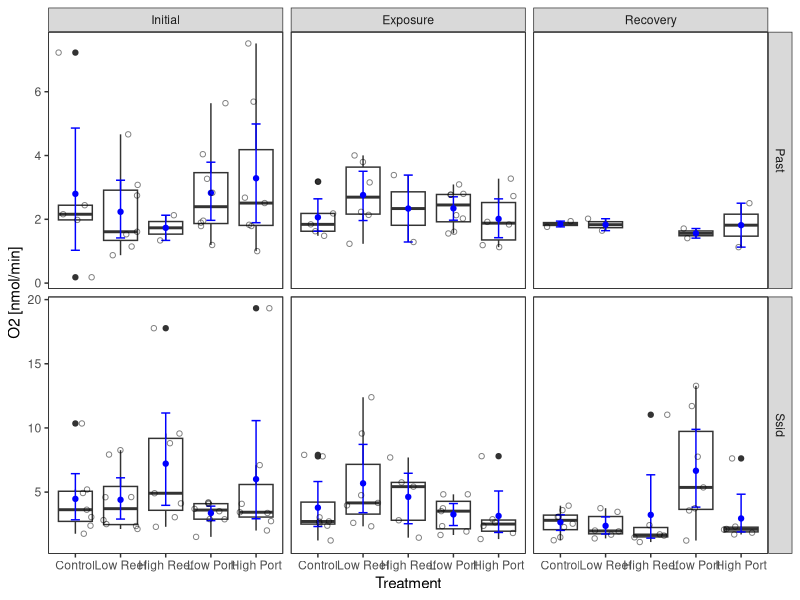
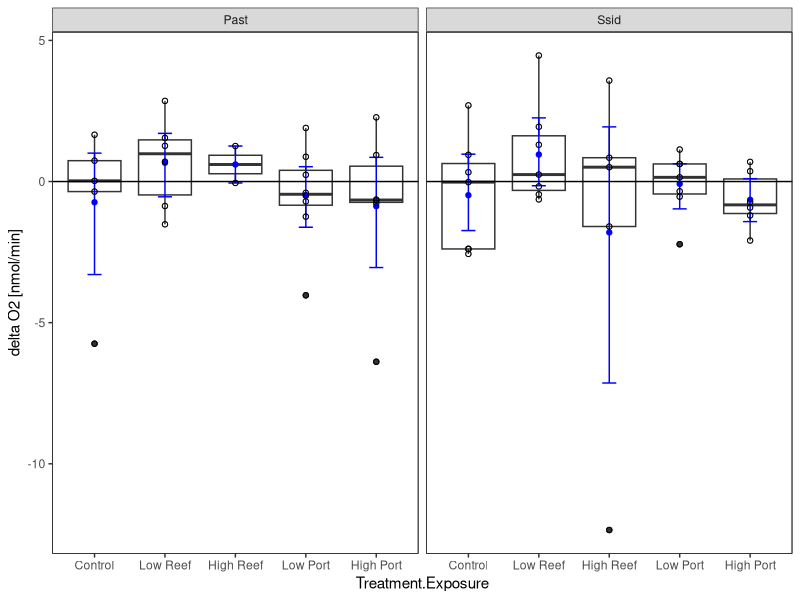
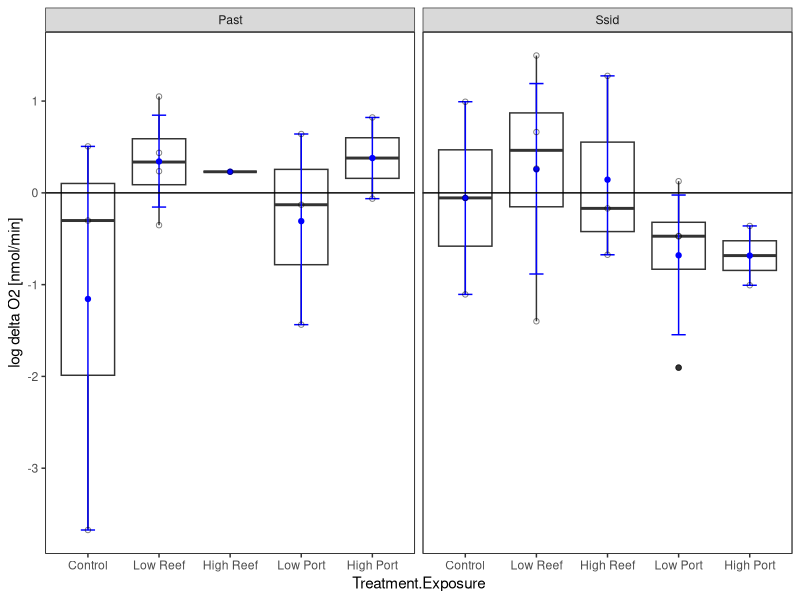
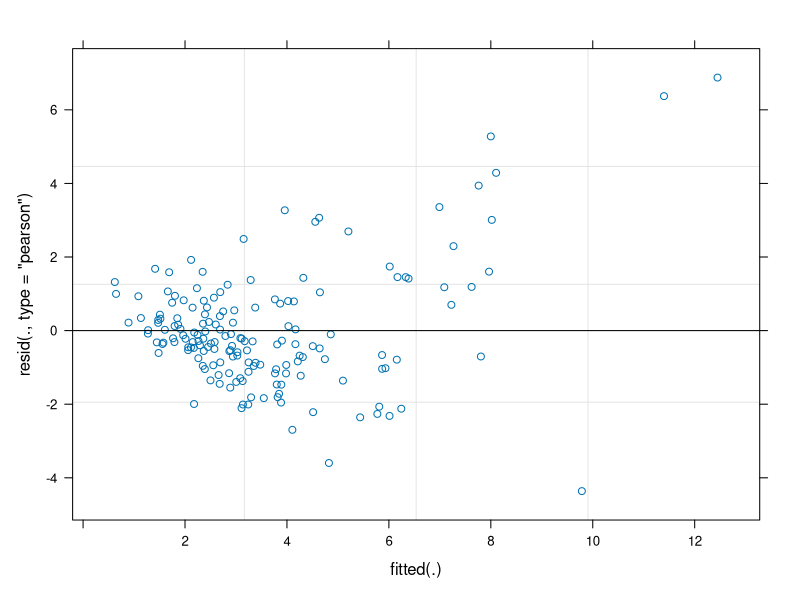

Generate these figures, in order, with R: (Note: this script raises an error after producing the figures.)
## ---- chunk 1
knitr::opts_chunk$set(echo = TRUE, warning=FALSE, message=FALSE)
## ---- chunk 2

# Load all libraries and sources required to run the script
    library(tidyverse)
    library(ggthemes)
    library(ggplot2)

    library(lme4)
    library(lmerTest)
    #library(multcomp)
    #library(multcompView)
    #library(emmeans)
    #library(effects)
     
    ggthe_bw<-theme_bw()+
    theme(panel.grid= element_blank(),
          legend.box.background = element_rect(),
          panel.background =element_rect(fill = NA, color = "black")
          )
  
## ---- chunk 3
# Data
    data<-read.csv("Data/Respiration_Adults.csv", header = TRUE)
    summary(data)
    
    data$Core<-paste(data$Species, data$Core, sep = "-")
    data$Tank<-factor(data$Tank, ordered = F)
    data$Plate<-factor(data$Plate, ordered = F)
    data$Well<-factor(data$Well, ordered = F)
    data$Timepoint<-factor(data$Timepoint,
                           levels=c("Initial", "Exposure","Recovery"))
    
    data<-data[data$Treatment!="Reef High Shaded", ]
    data<-data[data$Treatment!="Port High Shaded", ]
    data$Treatment<-factor(data$Treatment, 
                            # levels=c("Control", "Low Reef","High Reef",
                            #         "Reef High Shaded", 
                            #         "Low Port","High Port", "Port High Shaded"))
                            levels=c("Control", "Low Reef","High Reef",
                                    "Low Port","High Port"))
    data<-data[complete.cases(data[ , 7]),]
    summary(data)
    
    wide.data<-select(data, c("Species", "Core", "Timepoint", "Tank", "Treatment", "FINAL.MO2..nmol.min."))
    wide.data<- reshape(wide.data, idvar = "Core", timevar = "Timepoint", direction = "wide")
    head(wide.data)
    wide.data$change<-wide.data$FINAL.MO2..nmol.min..Exposure-wide.data$FINAL.MO2..nmol.min..Initial
    wide.data<-wide.data[which(wide.data$Species.Exposure!="NA"),]
  # YII.Wide$treat_rec<-YII.Wide$YII.after_exposure-YII.Wide$YII.after_recovery
## ---- chunk 4
O2<- ggplot(data, aes (Treatment, FINAL.MO2..nmol.min.)) +
  geom_boxplot ()+
  stat_summary(fun.data = "mean_cl_boot",geom = "errorbar", width = 0.2,  color="blue" )+
  stat_summary(fun=mean, geom="point",  color="blue") + 
  #geom_point(shape=21)+

  geom_jitter(alpha=0.5, shape=21)+
  theme(legend.position = "bottom")+
  scale_y_continuous(# limits = c(0, 15),
                      #   breaks = seq(0,1,0.2),  
                      #   expand = c(0.01, 0.01),
                         name=("O2 [nmol/min]")) +
  ggthe_bw +
  facet_grid(Species~Timepoint, scales = "free_y")
O2
## ---- chunk 5
delta_O2<- ggplot(wide.data, aes (Treatment.Exposure, change)) +
  geom_boxplot ()+
  stat_summary(fun.data = "mean_cl_boot",geom = "errorbar", width = 0.2, colour="blue")+
  stat_summary(fun=mean, geom="point", colour="blue") + 
  geom_point(shape=21)+

  geom_point(alpha=0.5, shape=21)+
  theme(legend.position = "bottom")+
  scale_y_continuous(#limits = c(0, 15),
                      #   breaks = seq(0,1,0.2),  
                      #   expand = c(0.01, 0.01),
                         name=("delta O2 [nmol/min]")) +
  ggthe_bw + geom_abline(slope = 0, intercept = 0)+
  facet_grid(~Species.Exposure)
delta_O2


log_delta_O2<- ggplot(wide.data, aes (Treatment.Exposure, log(change))) +
  geom_boxplot ()+
  stat_summary(fun.data = "mean_cl_boot",geom = "errorbar", width = 0.2, colour="blue")+
  stat_summary(fun=mean, geom="point", colour="blue") + 
  #geom_point(shape=21)+

  geom_point(alpha=0.5, shape=21)+
  theme(legend.position = "bottom")+
  scale_y_continuous(#limits = c(0, 15),
                      #   breaks = seq(0,1,0.2),  
                      #   expand = c(0.01, 0.01),
                         name=("log delta O2 [nmol/min]")) +
  ggthe_bw + geom_abline(slope = 0, intercept = 0)+
  facet_grid(~Species.Exposure)
log_delta_O2
## ---- chunk 6
## model 1: LMER for both species
  fit1<-lmerTest::lmer(FINAL.MO2..nmol.min. ~Treatment * Timepoint +
                         Species + (1|Core), data=data)
  isSingular(fit1)
  anova(fit1)
  ranova(fit1)
  summary(fit1)
  par(mfrow=c(2,2))
  plot(fit1)
  par(mfrow=c(1,1))
  step(fit1)
  
## model 2: LMER for Past
  fit_Past<-lmerTest::lmer(FINAL.MO2..nmol.min. ~Treatment*Timepoint + (1|Core),
            data=data[data$Species=="Past",])
  isSingular(fit_Past)
  anova(fit_Past)
  ranova(fit_Past)
  summary(fit_Past)
  par(mfrow=c(2,2))
  plot(fit_Past)
  par(mfrow=c(1,1))
  #step(fit_Past)
  
## model 3: LMER for Ssid
  fit_Ssid<-lmerTest::lmer(FINAL.MO2..nmol.min. ~Treatment*Timepoint + (1|Core),
               data=data[data$Species=="Ssid",])
  isSingular(fit_Ssid)
  anova(fit_Ssid)
  ranova(fit_Ssid)
  summary(fit_Ssid)
  plot(fit_Ssid)
  #step(fit_Ssid)
## ---- chunk 7
exposure<-data[data$Timepoint=="Exposure", ]

## model 1: LMER for both species
  fit1<-lmerTest::lmer(log(FINAL.MO2..nmol.min.) ~Treatment +
                         Species + (1|Tank), data=exposure)
  isSingular(fit1)
  anova(fit1)
  ranova(fit1)
  summary(fit1)
  par(mfrow=c(2,2))
  plot(fit1)
  par(mfrow=c(1,1))
  #step(fit1)
  
## model 2: LMER for Past
  fit_Past<-lmerTest::lmer(log(FINAL.MO2..nmol.min.) ~Treatment + (1|Tank),
            data=exposure[exposure$Species=="Past",])
  isSingular(fit_Past)
  anova(fit_Past)
  ranova(fit_Past)
  summary(fit_Past)
  par(mfrow=c(2,2))
  plot(fit_Past)
  par(mfrow=c(1,1))
  #step(fit_Past)
  
## model 3: LMER for Ssid
  fit_Ssid<-lmerTest::lmer(log(FINAL.MO2..nmol.min.) ~Treatment + (1|Tank),
               data=exposure[exposure$Species=="Ssid",])
  isSingular(fit_Ssid)
  anova(fit_Ssid)
  ranova(fit_Ssid)
  summary(fit_Ssid)
  plot(fit_Ssid)
  #step(fit_Ssid)
## ---- chunk 8
exposure<-data[data$Timepoint=="Exposure", ]

## model 1: LMER for both species
  fit1<-lmerTest::lmer(FINAL.MO2..nmol.min. ~Treatment +
                         Species + (1|Tank), data=exposure)
  isSingular(fit1)
  anova(fit1)
  ranova(fit1)
  summary(fit1)
  par(mfrow=c(2,2))
  plot(fit1)
  par(mfrow=c(1,1))
  #step(fit1)
  
## model 2: LMER for Past
  fit_Past<-lmerTest::lmer(FINAL.MO2..nmol.min. ~Treatment + (1|Tank),
            data=exposure[exposure$Species=="Past",])
  isSingular(fit_Past)
  anova(fit_Past)
  ranova(fit_Past)
  summary(fit_Past)
  par(mfrow=c(2,2))
  plot(fit_Past)
  par(mfrow=c(1,1))
  #step(fit_Past)
  
## model 3: LMER for Ssid
  fit_Ssid<-lmerTest::lmer(FINAL.MO2..nmol.min. ~Treatment + (1|Tank),
               data=exposure[exposure$Species=="Ssid",])
  isSingular(fit_Ssid)
  anova(fit_Ssid)
  ranova(fit_Ssid)
  summary(fit_Ssid)
  plot(fit_Ssid)
  #step(fit_Ssid)
## ---- chunk 9
recovery<-data[data$Timepoint=="Recovery", ]

## model 1: LMER for both species
  fit1<-lmerTest::lmer(log(FINAL.MO2..nmol.min.) ~Treatment +
                         Species + (1|Tank), data=recovery)
  isSingular(fit1)
  anova(fit1)
  ranova(fit1)
  summary(fit1)
  par(mfrow=c(2,2))
  plot(fit1)
  par(mfrow=c(1,1))
  #step(fit1)
  
## model 2: LMER for Past
  fit_Past<-lmerTest::lmer(log(FINAL.MO2..nmol.min.) ~Treatment + (1|Tank),
            data=recovery[recovery$Species=="Past",])
  isSingular(fit_Past)
  anova(fit_Past)
  ranova(fit_Past)
  summary(fit_Past)
  par(mfrow=c(2,2))
  plot(fit_Past)
  par(mfrow=c(1,1))
  #step(fit_Past)
  
## model 3: LMER for Ssid
  fit_Ssid<-lmerTest::lmer(log(FINAL.MO2..nmol.min.) ~Treatment + (1|Tank),
               data=recovery[recovery$Species=="Ssid",])
  isSingular(fit_Ssid)
  anova(fit_Ssid)
  ranova(fit_Ssid)
  summary(fit_Ssid)
  plot(fit_Ssid)
  #step(fit_Ssid)
## ---- chunk 10
recovery<-data[data$Timepoint=="Recovery", ]

## model 1: LMER for both species
  fit1<-lmerTest::lmer(FINAL.MO2..nmol.min. ~Treatment +
                         Species + (1|Tank), data=recovery)
  isSingular(fit1)
  anova(fit1)
  ranova(fit1)
  summary(fit1)
  par(mfrow=c(2,2))
  plot(fit1)
  par(mfrow=c(1,1))
  #step(fit1)
  
## model 2: LMER for Past
  fit_Past<-lmerTest::lmer(FINAL.MO2..nmol.min. ~Treatment + (1|Tank),
            data=recovery[recovery$Species=="Past",])
  isSingular(fit_Past)
  anova(fit_Past)
  ranova(fit_Past)
  summary(fit_Past)
  par(mfrow=c(2,2))
  plot(fit_Past)
  par(mfrow=c(1,1))
  #step(fit_Past)
  
## model 3: LMER for Ssid
  fit_Ssid<-lmerTest::lmer(FINAL.MO2..nmol.min. ~Treatment + (1|Tank),
               data=recovery[recovery$Species=="Ssid",])
  isSingular(fit_Ssid)
  anova(fit_Ssid)
  ranova(fit_Ssid)
  summary(fit_Ssid)
  plot(fit_Ssid)
  #step(fit_Ssid)
## ---- chunk 11
## model 1: LMER for both species
  fit1<-lmerTest::lmer(change ~Treatment.Exposure * 
                         Species.Exposure + (1|Tank.Exposure), data=wide.data)
  isSingular(fit1)
  anova(fit1)
  ranova(fit1)
  summary(fit1)
  par(mfrow=c(2,2))
  plot(fit1)
  par(mfrow=c(1,1))
  #step(fit1)
  
## model 2: LMER for Past
  fit_Past<-lmerTest::lmer(change ~Treatment.Exposure + (1|Tank.Exposure),
            data=wide.data[wide.data$Species.Exposure=="Past",])
  isSingular(fit_Past)
  anova(fit_Past)
  ranova(fit_Past)
  summary(fit_Past)
  par(mfrow=c(2,2))
  plot(fit_Past)
  par(mfrow=c(1,1))
  #step(fit_Past)
  
## model 3: LMER for Ssid
  fit_Ssid<-lmerTest::lmer(change ~Treatment.Exposure + (1|Tank.Exposure),
               data=wide.data[wide.data$Species.Exposure=="Ssid",])
  isSingular(fit_Ssid)
  anova(fit_Ssid)
  ranova(fit_Ssid)
  summary(fit_Ssid)
  plot(fit_Ssid)
  #step(fit_Ssid)

## ---- chunk 12
# Pairwise comparisons
  # Day specific comparisons
  # Sw.emmc<-emmeans(fit4, ~Treatment)
  # Sw_groups<-cld(Sw.emmc)
  # Sw_groups
## ---- chunk 13
## model 1: LM for both species
  fit1<-lm(change ~Treatment.Exposure * Species.Exposure,
              data=wide.data)
 
  anova(fit1)
  summary(fit1)
  par(mfrow=c(2,2))
  plot(fit1)
  par(mfrow=c(1,1))
  
## model 2: LM for Past
  fit_Past<-lm(change ~Treatment.Exposure,
              data=wide.data[wide.data$Species.Exposure=="Past",])
  anova(fit_Past)
  summary(fit_Past)
  par(mfrow=c(2,2))
  plot(fit_Past)
  par(mfrow=c(1,1))
  #step(fit_Past)
  
## model 3: LM for Ssid
  fit_Ssid<-lm(change ~Treatment.Exposure,
              data=wide.data[wide.data$Species.Exposure=="Ssid",])
  anova(fit_Ssid)
  summary(fit_Ssid)
  par(mfrow=c(2,2))
  plot(fit_Ssid)
  par(mfrow=c(1,1))
  #step(fit_Ssid)
## ---- chunk 14
## model 1: LMER for both species
  fit1<-lm(log(change) ~Treatment.Exposure * Species.Exposure,
              data=wide.data)
  anova(fit1)
  #ranova(fit1)
  summary(fit1)
  par(mfrow=c(2,2))
  plot(fit1)
  par(mfrow=c(1,1))
  #step(fit1)
  
## model 2: LMER for Past
  fit_Past<-lm(log(change) ~Treatment.Exposure,
              data=wide.data[wide.data$Species.Exposure=="Past",])
  anova(fit_Past)
  summary(fit_Past)
  par(mfrow=c(2,2))
  plot(fit_Past)
  par(mfrow=c(1,1))
  #step(fit_Past)
  
## model 3: LMER for Ssid
  fit_Ssid<-lm(log(change) ~Treatment.Exposure,
              data=wide.data[wide.data$Species.Exposure=="Ssid",])
  anova(fit_Ssid)
  summary(fit_Ssid)
  par(mfrow=c(2,2))
  plot(fit_Ssid)
  par(mfrow=c(1,1))
  #step(fit_Ssid)

# Pairwise comparisons
  # Day specific comparisons
  # Sw.emmc<-emmeans(fit4, ~Treatment)
  # Sw_groups<-cld(Sw.emmc)
  # Sw_groups

## ---- chunk 15
# Creates bibliography 
#knitr::write_bib(c(.packages()), "packages.bib")
